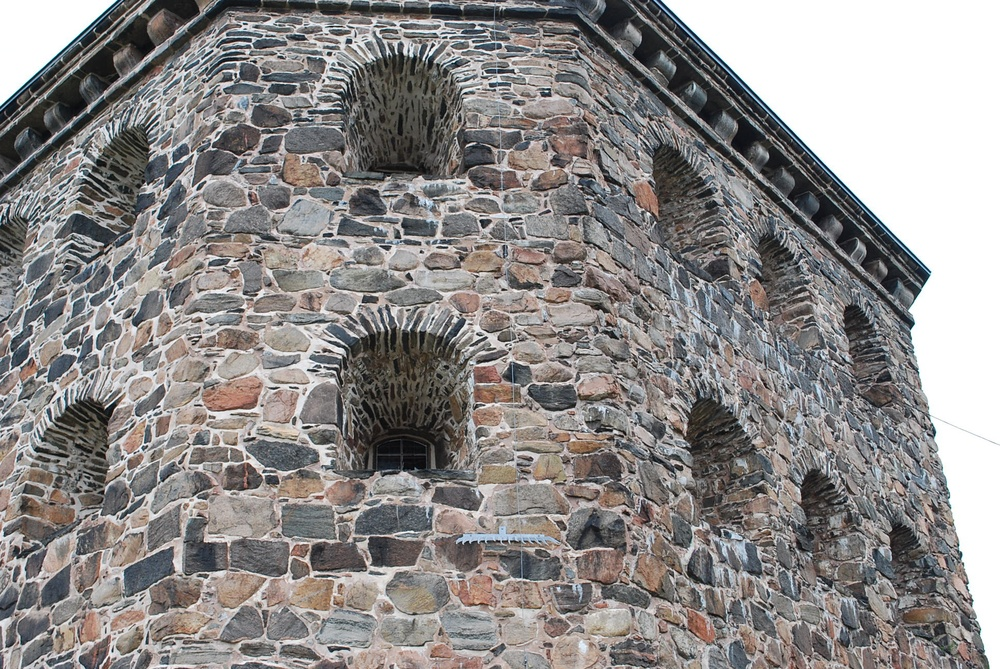
%> input picture Assignment_3/compEx1/kronan2.JPG, 1000 x 669 px, shrunk from 1936 x 1296 before the run
$ octave main1_I.m   (GNU Octave 9; MATLAB toolbox functions it lacks are replaced by stand-ins)
%> lines starting %> are read from the running program, lines starting %| are printed output that depends on the picture
### Assignment_3/compEx3/pflat.m
function flatten = pflat(points)
    numRows = size(points, 1);
    lastCoordinates = points(numRows, :);
    for i = 1:numRows
        points(i, :) = points(i, :) ./ lastCoordinates;
    end
    flatten = points;
end

### Assignment_3/compEx1/estimate_F_DLT.m
function [Fn, minEigenvalue, norm_Mv] = estimate_F_DLT(x1s, x2s)

    n_points = size(x1s, 2);
    M = zeros(n_points, 9);

    for i = 1:n_points
        M(i, 1) = x1s(1, i) * x2s(1, i);
        M(i, 2) = x1s(1, i) * x2s(2, i);
        M(i, 3) = x1s(1, i) * x2s(3, i);

        M(i, 4) = x1s(2, i) * x2s(1, i);
        M(i, 5) = x1s(2, i) * x2s(2, i);
        M(i, 6) = x1s(2, i) * x2s(3, i);

        M(i, 7) = x1s(3, i) * x2s(1, i);
        M(i, 8) = x1s(3, i) * x2s(2, i);
        M(i, 9) = x1s(3, i) * x2s(3, i);
    end

    [~, S, V] = svd(M);
    STS=(S'* S);
    minEigenvalue = STS(size(STS, 1),size(STS, 2));
    minEigenvector = V(:, size(V, 2));
    norm_Mv = norm(M * minEigenvector);
    Fn = reshape(minEigenvector ,[3 3]);
end

### Assignment_3/compEx1/rital.m
function rital(linjer,st)
% rital takes as input a 3xn matrix "linjer"
% where each column
% represents the hom. coordinates of a 2D line.
% It then plots those lines. Use "hold on" before
% rital to see all the lines.
% The optional second argument "st" controls the
% line style of the plot.
% NOTE: rital is dependent on a function pflat
% which divides each column of an mxn matrix by
% its last element and outputs the obtained
% normalized matrix.
if nargin == 1,
 st='-';
end;
if size(linjer)==0,
  slask=[];
else
  [slask,nn]=size(linjer);
  rikt=psphere([linjer(2,:);-linjer(1,:);zeros(1,nn)]);
  punkter=pflat(cross(rikt,linjer));
  for i=1:nn;
   plot([punkter(1,i)-2000*rikt(1,i) punkter(1,i)+2000*rikt(1,i)], ...
        [punkter(2,i)-2000*rikt(2,i) punkter(2,i)+2000*rikt(2,i)],st);
  end;
  slask=[];
end;

### Assignment_3/compEx1/compute_epipolar_errors.m
function [lines, distances, mean_distance] = compute_epipolar_errors(F, x1s, x2s)
    F = F./ F(3, 3);
    lines = F * x1s;
    lines = lines./ sqrt(repmat(lines(1 ,:).^2 + lines(2 ,:).^2 ,[3 1]));
    distances = abs(sum(lines.* x2s));
    mean_distance = mean(distances);
end

### Assignment_3/compEx1/enforce_fundamental.m
function [F, detF] = enforce_fundamental(F_approx)

    [U, S, V] = svd(F_approx);
    S(end, end) = 0;
    F = U * S * V';
    detF = det(F);
end

### Assignment_3/compEx2/psphere.m
function [y,alpha]=psphere(x);
% [y,alpha]=psphere(x) - normalization of projective points.
% Do a normalization on the projective
% points in x. Each column is considered to
% be a point in homogeneous coordinates.
% INPUT :
%  x     - matrix in which each column is a point.
% OUTPUT :
%  y     - result after normalization.
%  alpha - depth

[a,n]=size(x);
alpha=sqrt(sum(x.^2));
y=x./(ones(a,1)*alpha);

### Assignment_3/compEx1/main1_I.m
clc;
clear;

% Load
im2 = imread("kronan2.jpg");
%> im2 is the input picture: size 669x1000x3 uint8; mean R, G, B 141.3, 138.2, 137.2
whos("-file", "compEx1data.mat");
data = load("compEx1data.mat", "x");

x1 = data.x{1};
x2 = data.x{2};
n_points = size(x1, 2);


% With Normalization
% Kronan 1
mean1x = mean(x1(1, :));
mean1y = mean(x1(2, :));
std1x = std(x1(1, :));
std1y = std(x1(2, :));
N1 = [1/std1x 0 -mean1x/std1x; 0 1/std1y -mean1y/std1y; 0 0 1];
norm1 = pflat(N1 * x1);

% Kronan 2
mean2x = mean(x2(1, :));
mean2y = mean(x2(2, :));
std2x = std(x2(1, :));
std2y = std(x2(2, :));
N2 = [1/std2x 0 -mean2x/std2x; 0 1/std2y -mean2y/std2y; 0 0 1];
norm2 = pflat(N2 * x2);


% Fundamental matrix
[Fn_approx, minEigenvalue, norm_Mv] = estimate_F_DLT(norm1, norm2);
[Fn, detFn] = enforce_fundamental(Fn_approx);

epipolar_constraints = norm2' * Fn * norm1;

F = N2' * Fn * N1;
F = F./ F(3, 3);

[lines, distances, error] = compute_epipolar_errors(F, x1, x2);

% 20 Random Points
n_indices = 20;
random_indices = randperm(n_points, n_indices);
random_points = x2(:, random_indices);
random_lines = lines(:, random_indices);


% PLOTS
%
figure;
plot(diag(epipolar_constraints));
xlim([ 0, n_points]);
ylim([-0.1, 0.1]);
title("Epipolar Constraints")
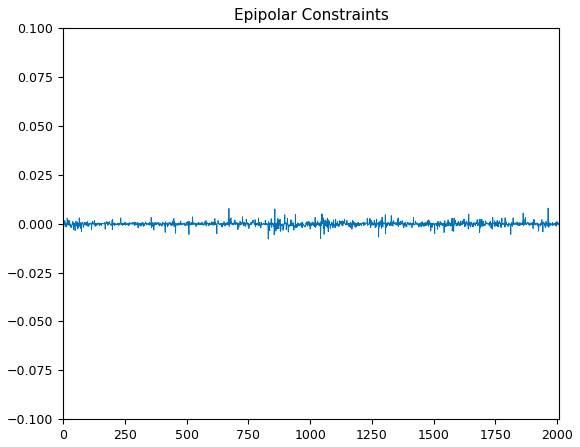
%> figure redrawn from the program's plot data; curve peaks at x = 1963, y = 0.00795

%
figure;
imshow(im2);
hold on;
scatter(random_points(1, :), random_points(2, :), 'o', 'filled','r')
%> (this line was passed over: scatter is not available in this run)
rital(random_lines, 'b-');
title('Random Points and Epipolar Lines')
axis equal;
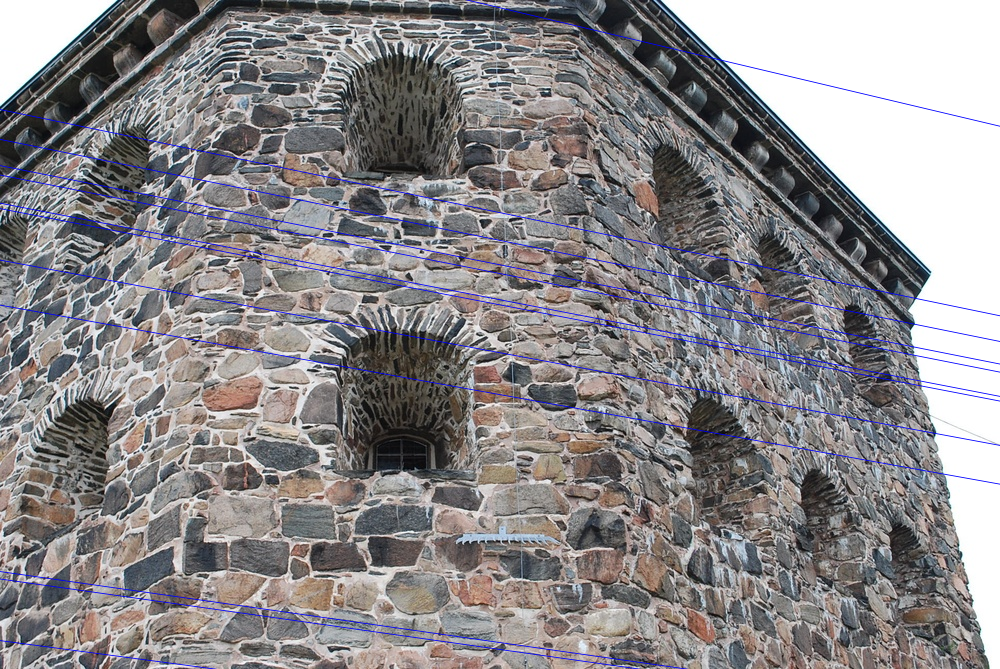
%> figure redrawn from the program's plot data; its title reads 'Random Points and Epipolar Lines'
hold off;

%
figure;
bins = 100;
histogram(distances, bins);
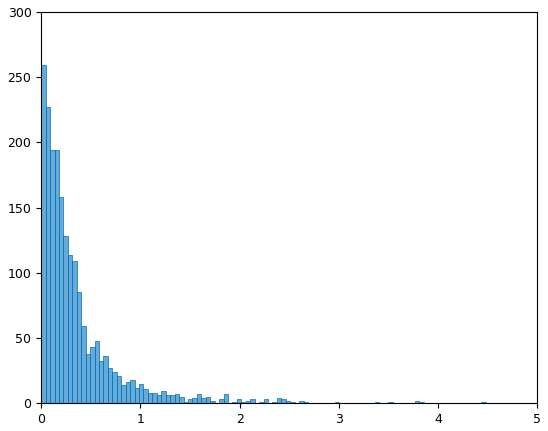
%> figure redrawn from the program's plot data; tallest bar 259 high, from x = 0.000109 to 0.0449
